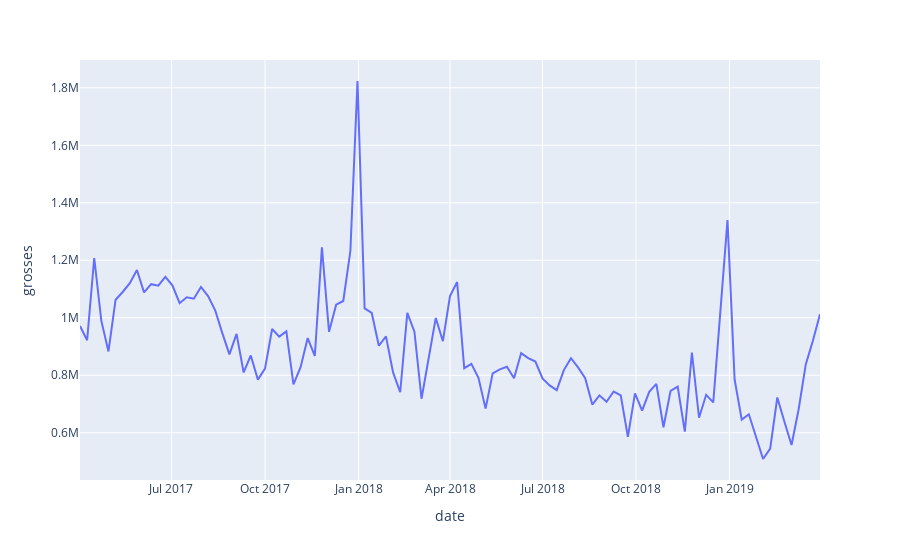

Notebook code for this chart:
### Markdown cell above
**ANASTASIA**

### Code cell
px.line(df_anastasia, x=df_anastasia.index, y='grosses')
